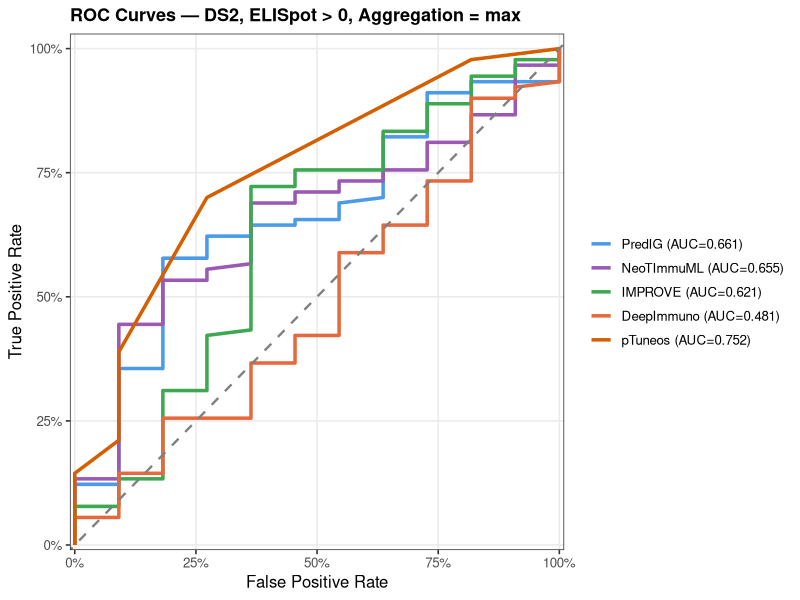
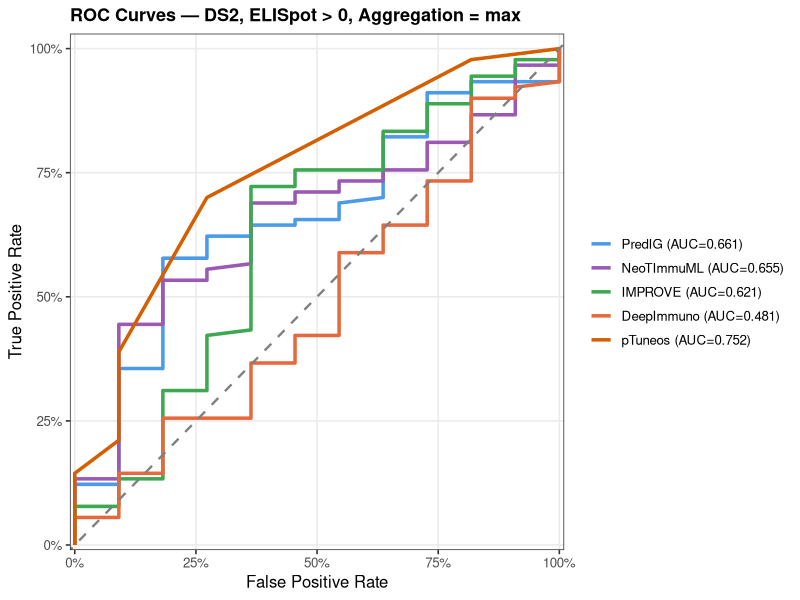
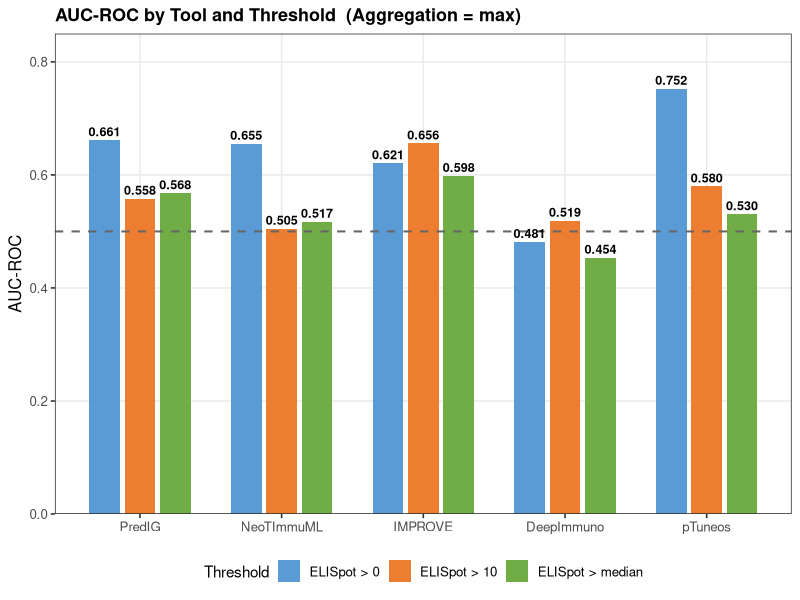
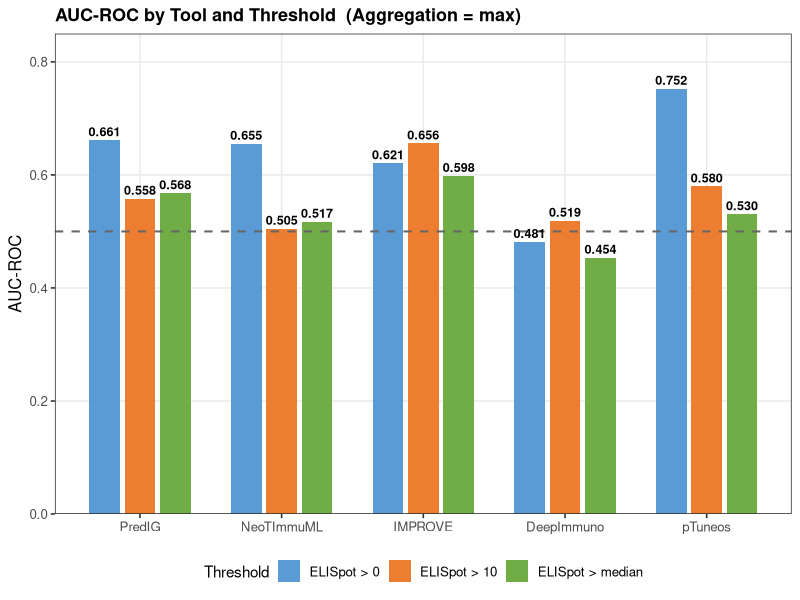
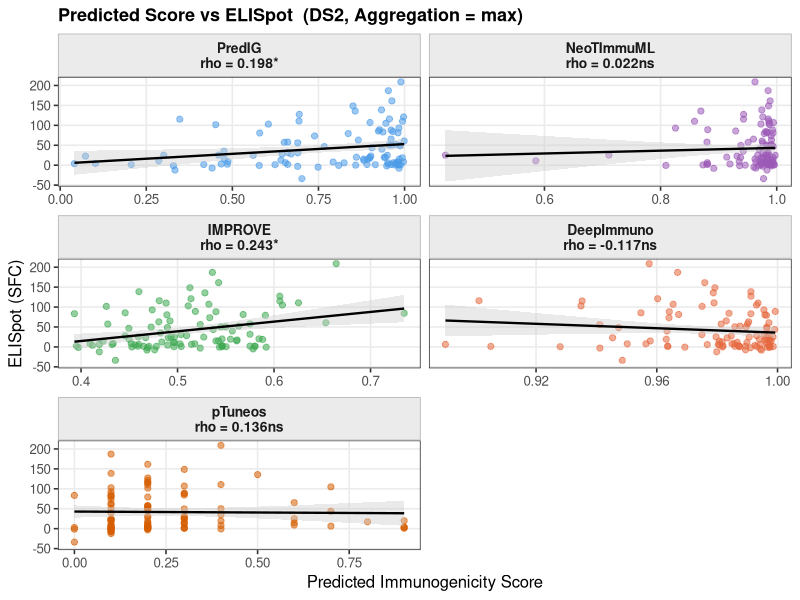
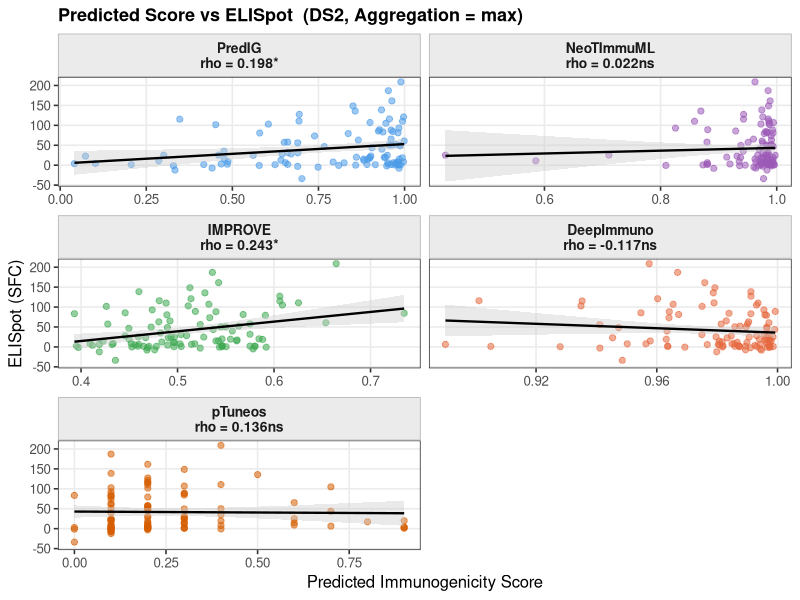
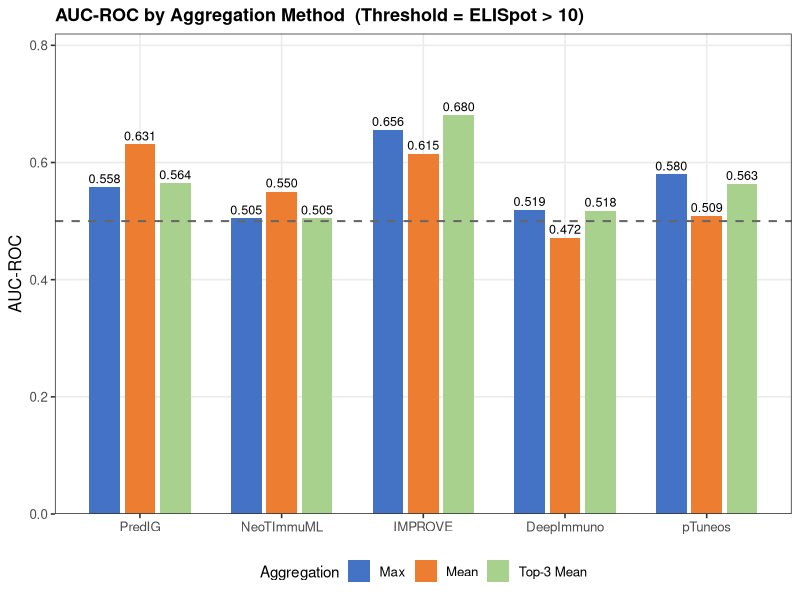
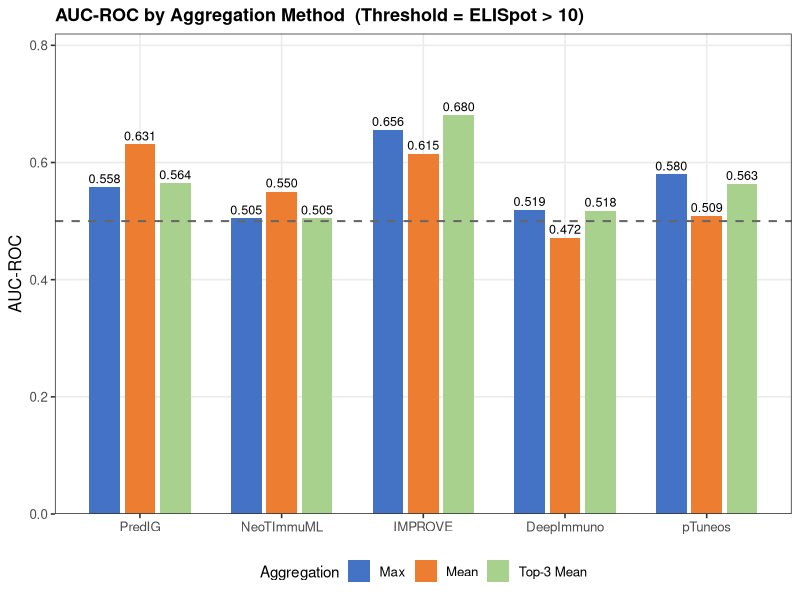

Write the R code that produced these figures, in order.
# plot_benchmark.R
# 服务: quantimmu-bench
# 功能: 读 export_plot_data.py 生成的 CSV, 用 ggplot2 画 5 张顶会风格图
#       输出到 analysis/figures_R/ (.png + .pdf, dpi=300)
# 运行: E:\R-4.3.3\bin\Rscript.exe plot_benchmark.R
#       (从 analysis/ 目录运行, 或脚本内 setwd 自动定位)

# ── 0. 定位工作目录 ────────────────────────────────────────────────────────────
script_path <- tryCatch(
  normalizePath(sys.frame(1)$ofile),
  error = function(e) normalizePath(commandArgs(trailingOnly = FALSE)[
    grep("--file=", commandArgs(trailingOnly = FALSE))
  ][1] |> sub("--file=", "", x = _))
)
# 兜底: 手动改这里
ANLYS_DIR <- if (!is.na(script_path) && nchar(script_path) > 0) {
  dirname(script_path)
} else {
  "D:/YJ-Agent/project/meeting/QuantImmuBench/analysis"
}
setwd(ANLYS_DIR)
cat("Working dir:", getwd(), "\n")

# ── 1. 安装/加载包 ─────────────────────────────────────────────────────────────
pkgs <- c("ggplot2", "dplyr", "tidyr", "readr", "scales", "ggrepel")
for (p in pkgs) {
  if (!requireNamespace(p, quietly = TRUE)) {
    install.packages(p, repos = "https://cloud.r-project.org", quiet = TRUE)
  }
  library(p, character.only = TRUE)
}

# ── 2. 读数据 ──────────────────────────────────────────────────────────────────
metrics  <- read_csv("metrics_ds2.csv",   show_col_types = FALSE)
roc_data <- read_csv("plotdata_roc.csv",  show_col_types = FALSE)
perpep   <- read_csv("plotdata_perpep.csv", show_col_types = FALSE)

# ── 3. 全局设置 ────────────────────────────────────────────────────────────────
TOOL_COLORS <- c(
  "DeepImmuno" = "#E6693E",
  "PredIG"     = "#4C9BE8",
  "IMPROVE"    = "#3DA851",
  "NeoTImmuML" = "#9B59B6",
  "pTuneos"    = "#D55E00"
)
TOOL_ORDER <- c("PredIG", "NeoTImmuML", "IMPROVE", "DeepImmuno", "pTuneos")

base_theme <- theme_bw(base_size = 12) +
  theme(
    plot.title       = element_text(face = "bold", size = 13),
    legend.position  = "bottom",
    legend.title     = element_text(size = 11),
    strip.background = element_rect(fill = "grey92", colour = "grey70"),
    strip.text       = element_text(size = 11, face = "bold"),
    panel.grid.minor = element_blank()
  )

FIG_DIR <- file.path(ANLYS_DIR, "figures_R")
dir.create(FIG_DIR, showWarnings = FALSE)

save_fig <- function(p, name, w = 8, h = 6) {
  ggsave(file.path(FIG_DIR, paste0(name, ".png")),
         plot = p, width = w, height = h, dpi = 300, units = "in")
  ggsave(file.path(FIG_DIR, paste0(name, ".pdf")),
         plot = p, width = w, height = h)
  cat("Saved:", name, "\n")
}

# ── Fig 1: ROC 曲线 (DS2, agg=max, >0) ────────────────────────────────────────
roc1 <- roc_data %>%
  filter(Aggregation == "max", Threshold == ">0")

# AUC 标签 (每工具唯一)
auc_labels <- roc1 %>%
  distinct(Tool, auc) %>%
  mutate(label = paste0(Tool, " (AUC=", sprintf("%.3f", auc), ")"),
         Tool  = factor(Tool, levels = TOOL_ORDER))

roc1 <- roc1 %>%
  mutate(Tool = factor(Tool, levels = TOOL_ORDER))

fig1 <- ggplot(roc1, aes(x = fpr, y = tpr, colour = Tool)) +
  geom_line(linewidth = 1.2) +
  geom_abline(slope = 1, intercept = 0, linetype = "dashed",
              colour = "grey50", linewidth = 0.8) +
  scale_colour_manual(
    values = TOOL_COLORS,
    labels = setNames(auc_labels$label, auc_labels$Tool)
  ) +
  scale_x_continuous(expand = c(0.01, 0), limits = c(0, 1),
                     labels = scales::percent_format()) +
  scale_y_continuous(expand = c(0.01, 0), limits = c(0, 1.02),
                     labels = scales::percent_format()) +
  labs(
    title   = "ROC Curves — DS2, ELISpot > 0, Aggregation = max",
    x       = "False Positive Rate",
    y       = "True Positive Rate",
    colour  = NULL
  ) +
  base_theme +
  theme(legend.position = "right")

save_fig(fig1, "fig1_roc_curves_ds2", w = 8, h = 6)

# ── Fig 2: AUC 柱状 (agg=max, 3 阈值) ─────────────────────────────────────────
fig2_data <- metrics %>%
  filter(Aggregation == "max") %>%
  mutate(
    Tool      = factor(Tool, levels = TOOL_ORDER),
    Threshold = factor(Threshold, levels = c(">0", ">10", ">median"))
  )

fig2 <- ggplot(fig2_data, aes(x = Tool, y = AUC_ROC, fill = Threshold)) +
  geom_col(position = position_dodge(width = 0.75), width = 0.65) +
  geom_hline(yintercept = 0.5, linetype = "dashed", colour = "grey40",
             linewidth = 0.7) +
  geom_text(aes(label = sprintf("%.3f", AUC_ROC)),
            position = position_dodge(width = 0.75),
            vjust = -0.4, size = 3.2, fontface = "bold") +
  scale_fill_manual(
    values = c(">0" = "#5B9BD5", ">10" = "#ED7D31", ">median" = "#70AD47"),
    labels = c(">0" = "ELISpot > 0", ">10" = "ELISpot > 10",
               ">median" = "ELISpot > median")
  ) +
  scale_y_continuous(limits = c(0, 0.85), expand = c(0, 0)) +  # TODO: 若 pTuneos AUC > 0.85 需扩上限
  labs(
    title = "AUC-ROC by Tool and Threshold  (Aggregation = max)",
    x     = NULL,
    y     = "AUC-ROC",
    fill  = "Threshold"
  ) +
  base_theme +
  theme(legend.position = "bottom")

save_fig(fig2, "fig2_auc_bar_thresholds", w = 9, h = 6)

# ── Fig 3: 预测分 vs ELISpot 散点 (4 工具 facet, agg=max) ────────────────────
# Spearman rho 标签从 metrics 取 (agg=max, >0)
rho_labels <- metrics %>%
  filter(Aggregation == "max", Threshold == ">0") %>%
  select(Tool, Spearman_rho, Spearman_pval) %>%
  mutate(
    sig   = ifelse(Spearman_pval < 0.05, "*", "ns"),
    label = paste0("rho = ", sprintf("%.3f", Spearman_rho), sig)
  )

fig3_data <- perpep %>%
  filter(Aggregation == "max") %>%
  left_join(rho_labels %>% select(Tool, label), by = "Tool") %>%
  mutate(Tool_label = paste0(Tool, "\n", label),
         Tool       = factor(Tool, levels = TOOL_ORDER))

# 重排 facet label
tool_label_map <- fig3_data %>%
  distinct(Tool, Tool_label) %>%
  arrange(Tool)

fig3_data <- fig3_data %>%
  mutate(Tool_label = factor(Tool_label,
                             levels = tool_label_map$Tool_label))

fig3 <- ggplot(fig3_data, aes(x = score, y = Elispot, colour = Tool)) +
  geom_point(alpha = 0.55, size = 1.8) +
  geom_smooth(method = "lm", se = TRUE, colour = "black",
              linewidth = 0.8, fill = "grey80") +
  facet_wrap(~ Tool_label, scales = "free_x", ncol = 2) +
  scale_colour_manual(values = TOOL_COLORS, guide = "none") +
  labs(
    title = "Predicted Score vs ELISpot  (DS2, Aggregation = max)",
    x     = "Predicted Immunogenicity Score",
    y     = "ELISpot (SFC)"
  ) +
  base_theme +
  theme(strip.text = element_text(size = 10))

save_fig(fig3, "fig3_score_vs_elispot_scatter", w = 9, h = 7)

# ── Fig 4: 聚合方式对比 (阈值 >10) ────────────────────────────────────────────
fig4_data <- metrics %>%
  filter(Threshold == ">10") %>%
  mutate(
    Tool        = factor(Tool, levels = TOOL_ORDER),
    Aggregation = factor(Aggregation, levels = c("max", "mean", "top3mean"))
  )

fig4 <- ggplot(fig4_data, aes(x = Tool, y = AUC_ROC, fill = Aggregation)) +
  geom_col(position = position_dodge(width = 0.75), width = 0.65) +
  geom_hline(yintercept = 0.5, linetype = "dashed", colour = "grey40",
             linewidth = 0.7) +
  geom_text(aes(label = sprintf("%.3f", AUC_ROC)),
            position = position_dodge(width = 0.75),
            vjust = -0.4, size = 3.2) +
  scale_fill_manual(
    values = c("max" = "#4472C4", "mean" = "#ED7D31", "top3mean" = "#A9D18E"),
    labels = c("max" = "Max", "mean" = "Mean", "top3mean" = "Top-3 Mean")
  ) +
  scale_y_continuous(limits = c(0, 0.82), expand = c(0, 0)) +  # TODO: 若 pTuneos AUC > 0.82 需扩上限
  labs(
    title = "AUC-ROC by Aggregation Method  (Threshold = ELISpot > 10)",
    x     = NULL,
    y     = "AUC-ROC",
    fill  = "Aggregation"
  ) +
  base_theme +
  theme(legend.position = "bottom")

save_fig(fig4, "fig4_aggregation_comparison", w = 9, h = 6)

# ── Fig 5: 工具 × 阈值 AUC 热图 (agg=max) ────────────────────────────────────
fig5_data <- metrics %>%
  filter(Aggregation == "max") %>%
  mutate(
    Tool      = factor(Tool, levels = rev(TOOL_ORDER)),
    Threshold = factor(Threshold, levels = c(">0", ">10", ">median"),
                       labels = c("ELISpot > 0", "ELISpot > 10",
                                  "ELISpot > median"))
  )

fig5 <- ggplot(fig5_data, aes(x = Threshold, y = Tool, fill = AUC_ROC)) +
  geom_tile(colour = "white", linewidth = 1) +
  geom_text(aes(label = sprintf("%.3f", AUC_ROC)),
            size = 4, fontface = "bold",
            colour = ifelse(fig5_data$AUC_ROC > 0.62, "white", "grey20")) +
  scale_fill_gradient2(
    low     = "#D73027",
    mid     = "#FEE08B",
    high    = "#1A9850",
    midpoint = 0.55,
    limits  = c(0.44, 0.72),
    name    = "AUC-ROC",
    guide   = guide_colorbar(barwidth = 10, barheight = 0.8,
                              title.position = "top")
  ) +
  labs(
    title = "AUC-ROC Heatmap — Tool × Threshold  (Aggregation = max)",
    x     = NULL,
    y     = NULL
  ) +
  base_theme +
  theme(
    legend.position  = "bottom",
    panel.grid       = element_blank(),
    axis.text        = element_text(size = 12),
    panel.border     = element_blank()
  )

save_fig(fig5, "fig5_auc_heatmap", w = 8, h = 5)

cat("\nAll figures saved to:", FIG_DIR, "\n")
